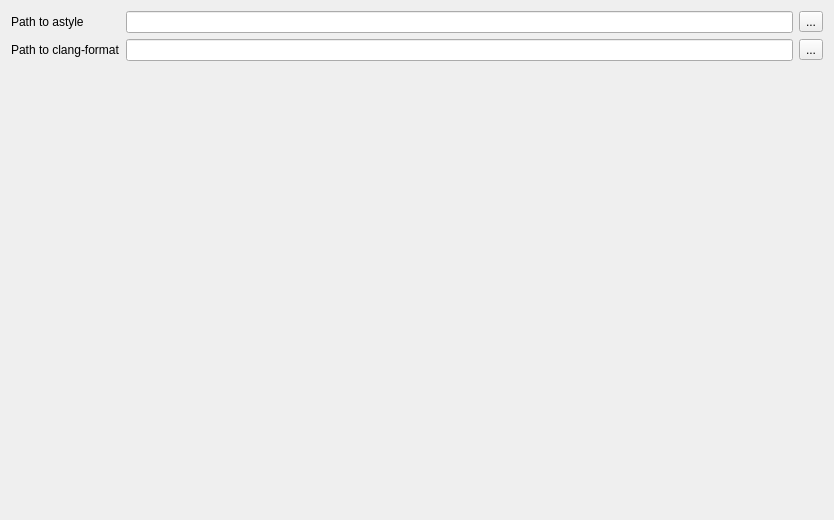
<?xml version="1.0" encoding="UTF-8"?>
<ui version="4.0">
 <class>FormatterPathWidget</class>
 <widget class="QWidget" name="FormatterPathWidget">
  <property name="geometry">
   <rect>
    <x>0</x>
    <y>0</y>
    <width>834</width>
    <height>520</height>
   </rect>
  </property>
  <property name="windowTitle">
   <string>Form</string>
  </property>
  <layout class="QGridLayout" name="gridLayout">
   <item row="0" column="0">
    <widget class="QLabel" name="label">
     <property name="text">
      <string>Path to astyle</string>
     </property>
    </widget>
   </item>
   <item row="0" column="2">
    <widget class="QToolButton" name="btnChooseAstyle">
     <property name="text">
      <string>...</string>
     </property>
    </widget>
   </item>
   <item row="0" column="1">
    <widget class="QLineEdit" name="txtAstyle"/>
   </item>
   <item row="1" column="0">
    <widget class="QLabel" name="labelClangFormat">
     <property name="text">
      <string>Path to clang-format</string>
     </property>
    </widget>
   </item>
   <item row="1" column="1">
    <widget class="QLineEdit" name="txtClangFormat"/>
   </item>
   <item row="1" column="2">
    <widget class="QToolButton" name="btnChooseClangFormat">
     <property name="text">
      <string>...</string>
     </property>
    </widget>
   </item>
   <item row="2" column="0">
    <spacer name="verticalSpacer">
     <property name="orientation">
      <enum>Qt::Vertical</enum>
     </property>
     <property name="sizeHint" stdset="0">
      <size>
       <width>20</width>
       <height>40</height>
      </size>
     </property>
    </spacer>
   </item>
  </layout>
 </widget>
 <resources>
  <include location="../icons.qrc"/>
 </resources>
 <connections/>
</ui>
